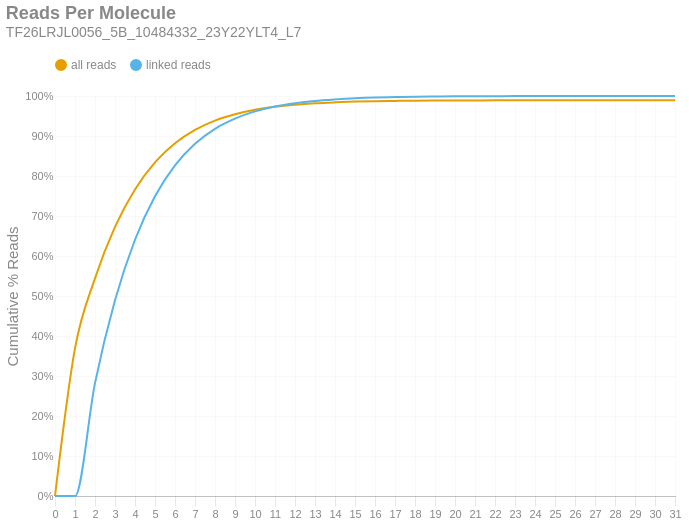

The code cell stored with this chart in its notebook:
### Markdown cell above
### Reads per Molecule
This chart shows the cumulative distribution of the number of reads per linked molecule. That is, how many alignments are associated with a unique molecule. This excludes the number of reads associated with invalid or absent linked-read barcodes. The `linked` histogram is the percentages recalculated when disregarding singletons.

### Code cell
if SKIPLR:
    print_html(f"Skipped")
else:
    counts = np.bincount(valids['reads'].cast(pl.Int64).to_numpy())
    weighted = counts * np.arange(len(counts))
    all_perc = weighted / n_reads
    linked_perc = weighted / n_linked_reads
    linked_perc[1] = 0
    binned_df = pl.DataFrame({
        'readsper': list(range(len(counts))),
        'all reads (cumsum)': np.cumsum(all_perc).tolist(),
        'linked reads (cumsum)': np.cumsum(linked_perc).tolist(),
    })

    with SafeRender(binned_df):
        (
            density_plot(binned_df, 'Reads Per Molecule', samplename, 'readspmol')
            .encode(
                x=alt.X('readsper:O', title=None).axis(labelAngle=0).scale(padding=0),
                y=alt.Y('value:Q', title='Cumulative % Reads').axis(format='%').stack(False),
                color=alt.Color("key:N").scale(domain=["all reads", "linked reads"]),
                tooltip=[
                    alt.Tooltip("key:N", title="Data Type"),
                    alt.Tooltip("readsper:O", title="Reads Per Molecule"),
                    alt.Tooltip("value:Q", format=".2%", title="% Reads (Cum.)")
                ]            
            )
        ).display()

### Figure 1 — Vega-Lite specification as saved in the notebook (floating-point values rounded to 4 significant figures)
{"width": "container", "height": 400, "config": {"title": {"anchor": "start", "dy": -15, "fontSize": 18, "color": "#888888", "subtitleColor": "#888888", "subtitleFontSize": 14}, "arc": {"fill": "#0072B2"}, "axis": {"domainColor": "#888888", "domainWidth": 0.5, "gridWidth": 0.2, "grid": false, "titleFontWeight": 400, "titleFontSize": 15, "labelFontSize": 11, "labelColor": "#888888", "tickColor": "#888888", "tickWidth": 0.2, "titleColor": "#888888"}, "axisBand": {"grid": false}, "axisX": {"grid": true, "tickSize": 10, "domainCap": "round"}, "axisY": {"domain": false, "grid": true, "tickSize": 0, "domainCap": "round"}, "background": "transparent", "header": {"labelFontSize": 15, "labelColor": "#888888", "titleFontSize": 15, "titleFontWeight": 600, "titleColor": "#888888"}, "legend": {"labelFont": "sans-serif", "labelFontSize": 12, "labelColor": "#888888", "symbolSize": 100, "symbolType": "circle", "titleFontSize": 12, "titlePadding": 10, "titleColor": "#888888", "title": null, "orient": "top"}, "range": {"category": ["#E69F00", "#56B4E9", "#009E73", "#F0E442", "#0072B2", "#D55E00", "#CC79A7", "#000000"], "diverging": ["#cfe8f3", "#a2d4ec", "#73bfe2", "#46abdb", "#1696d2", "#12719e"]}, "area": {"fill": "#0072B2", "fillOpacity": 0.7, "line": true, "strokeOpacity": 0.7}, "line": {"color": "#0072B2", "stroke": "#0072B2", "strokeWidth": 2}, "trail": {"color": "#0072B2", "stroke": "#0072B2", "strokeWidth": 0, "size": 1}, "point": {"filled": true, "fillOpacity": 1.0, "size": 95}, "text": {"color": "#888888", "fontSize": 11, "align": "right", "fontWeight": 400, "size": 11}, "bar": {"fill": "#0072B2", "stroke": null}, "view": {"stroke": null, "continuousWidth": 660, "continuousHeight": 400}}, "data": {"name": "data-3189ed3a83d81aff3775eaf3c8be7968"}, "mark": {"type": "line", "interpolate": "monotone", "point": {"opacity": 0, "size": 275}}, "encoding": {"color": {"field": "key", "scale": {"domain": ["all reads", "linked reads"]}, "type": "nominal"}, "tooltip": [{"field": "key", "title": "Data Type", "type": "nominal"}, {"field": "readsper", "title": "Reads Per Molecule", "type": "ordinal"}, {"field": "value", "format": ".2%", "title": "% Reads (Cum.)", "type": "quantitative"}], "x": {"axis": {"labelAngle": 0}, "field": "readsper", "scale": {"padding": 0}, "title": null, "type": "ordinal"}, "y": {"axis": {"format": "%"}, "field": "value", "stack": false, "title": "Cumulative % Reads", "type": "quantitative"}}, "params": [{"name": "param_c36ac31b6afebe62", "select": {"type": "point", "fields": ["key"]}, "bind": "legend"}], "title": {"text": "Reads Per Molecule", "subtitle": "TF26LRJL0056_5B_10484332_23Y22YLT4_L7"}, "transform": [{"fold": ["all reads (cumsum)", "linked reads (cumsum)"]}, {"calculate": "replace(datum.key, ' (cumsum)', '')", "as": "key"}, {"filter": {"param": "param_c36ac31b6afebe62"}}], "usermeta": {"embedOptions": {"downloadFileName": "TF26LRJL0056_5B_10484332_23Y22YLT4_L7.readspmol"}}, "$schema": "https://vega.github.io/schema/vega-lite/v6.4.1.json", "datasets": {"data-3189ed3a83d81aff3775eaf3c8be7968": [{"readsper": 0, "all reads (cumsum)": 0.0, "linked reads (cumsum)": 0.0}, {"readsper": 1, "all reads (cumsum)": 0.3691, "linked reads (cumsum)": 0.0}, {"readsper": 2, "all reads (cumsum)": 0.5442, "linked reads (cumsum)": 0.2823}, {"readsper": 3, "all reads (cumsum)": 0.6726, "linked reads (cumsum)": 0.4894}, {"readsper": 4, "all reads (cumsum)": 0.7665, "linked reads (cumsum)": 0.6406}, {"readsper": 5, "all reads (cumsum)": 0.8339, "linked reads (cumsum)": 0.7494}, {"readsper": 6, "all reads (cumsum)": 0.8817, "linked reads (cumsum)": 0.8265}, {"readsper": 7, "all reads (cumsum)": 0.9153, "linked reads (cumsum)": 0.8806}, {"readsper": 8, "all reads (cumsum)": 0.9385, "linked reads (cumsum)": 0.918}, {"readsper": 9, "all reads (cumsum)": 0.9543, "linked reads (cumsum)": 0.9434}, {"readsper": 10, "all reads (cumsum)": 0.9655, "linked reads (cumsum)": 0.9616}, {"readsper": 11, "all reads (cumsum)": 0.9731, "linked reads (cumsum)": 0.9737}, {"readsper": 12, "all reads (cumsum)": 0.9782, "linked reads (cumsum)": 0.982}, {"readsper": 13, "all reads (cumsum)": 0.9818, "linked reads (cumsum)": 0.9877}, {"readsper": 14, "all reads (cumsum)": 0.9841, "linked reads (cumsum)": 0.9916}, {"readsper": 15, "all reads (cumsum)": 0.9859, "linked reads (cumsum)": 0.9945}, {"readsper": 16, "all reads (cumsum)": 0.9871, "linked reads (cumsum)": 0.9964}, {"readsper": 17, "all reads (cumsum)": 0.9877, "linked reads (cumsum)": 0.9973}, {"readsper": 18, "all reads (cumsum)": 0.9882, "linked reads (cumsum)": 0.9982}, {"readsper": 19, "all reads (cumsum)": 0.9886, "linked reads (cumsum)": 0.9987}, {"readsper": 20, "all reads (cumsum)": 0.9889, "linked reads (cumsum)": 0.9992}, {"readsper": 21, "all reads (cumsum)": 0.989, "linked reads (cumsum)": 0.9994}, {"readsper": 22, "all reads (cumsum)": 0.9891, "linked reads (cumsum)": 0.9996}, {"readsper": 23, "all reads (cumsum)": 0.9892, "linked reads (cumsum)": 0.9997}, {"readsper": 24, "all reads (cumsum)": 0.9892, "linked reads (cumsum)": 0.9998}, {"readsper": 25, "all reads (cumsum)": 0.9893, "linked reads (cumsum)": 0.9999}, {"readsper": 26, "all reads (cumsum)": 0.9894, "linked reads (cumsum)": 1.0}, {"readsper": 27, "all reads (cumsum)": 0.9894, "linked reads (cumsum)": 1.0}, {"readsper": 28, "all reads (cumsum)": 0.9894, "linked reads (cumsum)": 1.0}, {"readsper": 29, "all reads (cumsum)": 0.9894, "linked reads (cumsum)": 1.0}, {"readsper": 30, "all reads (cumsum)": 0.9894, "linked reads (cumsum)": 1.0}, {"readsper": 31, "all reads (cumsum)": 0.9894, "linked reads (cumsum)": 1.0}]}}
